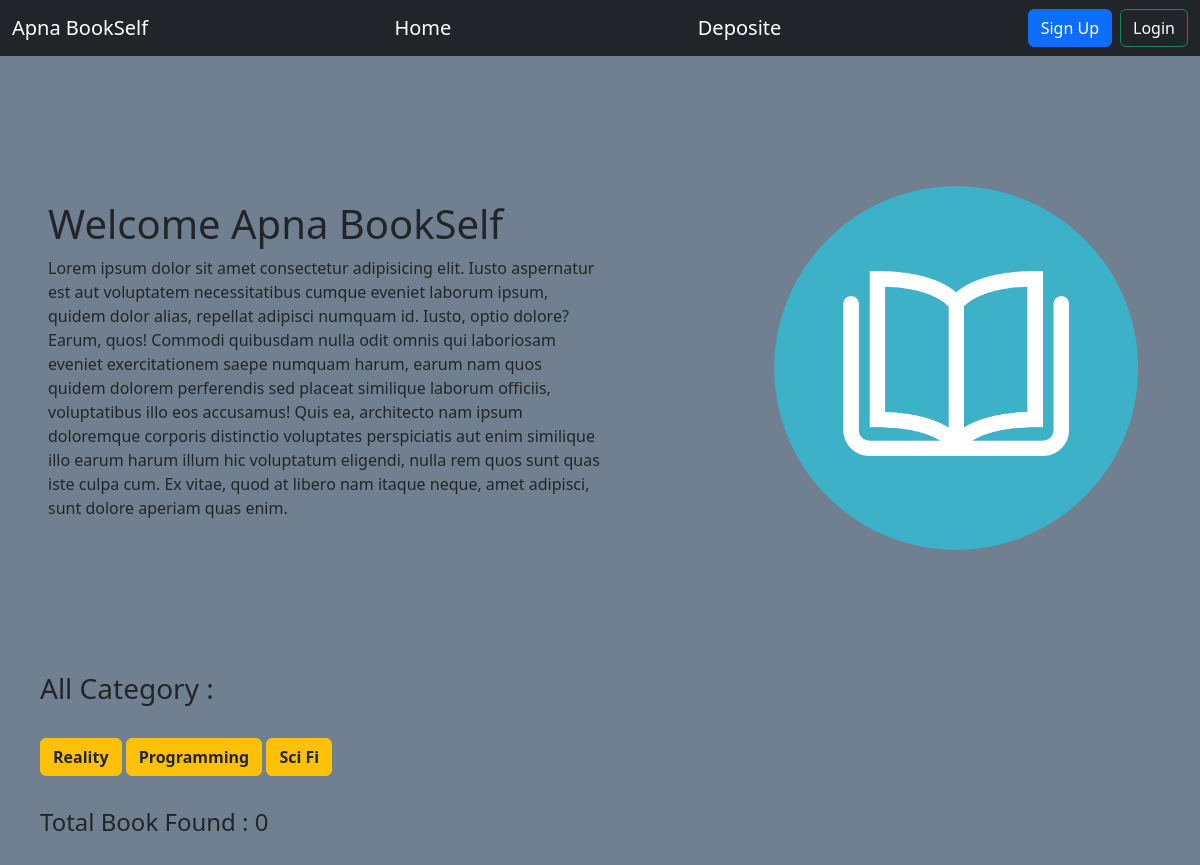
The page /book_category/programming/ on the database its author committed.
### categories/models.py (models this page shows, shortened)
class CategoryModel(models.Model):
    category_name = models.CharField(max_length=255)
    slug = models.SlugField(max_length=100, null=True, blank=True, unique=True)

### assignment5/views.py (the view)
# urls.py: 2. Add a URL to urlpatterns:  path('', views.home, name='home')
def home(request,book_category_slug=None):
    book = BookModel.objects.all()
    if book_category_slug is not None:
        category = CategoryModel.objects.get(slug=book_category_slug)
        book = BookModel.objects.filter(category=category)
    category = CategoryModel.objects.all()
    return render(request,'home.html',{'book':book,'category':category})

### templates/home.html (shortened to what this page needs)
{% extends "base.html" %}
{% load static %}
{% block content %}
<br /><br />
<div class="d-flex flex-wrap p-5 align-items-center">
  <div class="col-6">
    <h1>Welcome Apna BookSelf</h1>
    <p>
      Lorem ipsum dolor sit amet consectetur adipisicing elit. Iusto aspernatur
      est aut voluptatem necessitatibus cumque eveniet laborum ipsum, quidem
      dolor alias, repellat adipisci numquam id. Iusto, optio dolore? Earum,
      quos! Commodi quibusdam nulla odit omnis qui laboriosam eveniet
      exercitationem saepe numquam harum, earum nam quos quidem dolorem
      perferendis sed placeat similique laborum officiis, voluptatibus illo eos
      accusamus! Quis ea, architecto nam ipsum doloremque corporis distinctio
      voluptates perspiciatis aut enim similique illo earum harum illum hic
      voluptatum eligendi, nulla rem quos sunt quas iste culpa cum. Ex vitae,
      quod at libero nam itaque neque, amet adipisci, sunt dolore aperiam quas
      enim.
    </p>
  </div>
  <div class="col-6 p-3">
    <img style="width:400px; margin-left:140px" src="{% static "homepagestatic.png" %}"
    alt="homephoto.png">
  </div>
</div>
<div class="p-4">
  <div class="bg-red p-3">
    <h3>All Category :</h3>
    <br />
    {% for cate in category %}
      <thead>
        <tr>
          <button class="btn btn-warning"><th class="mx-3"><a class="text-decoration-none text-dark" href="{% url "category_wise_book" cate.slug %}"><b>{{cate.category_name}}</b></a></th></button>
        </tr>
      </thead>
      {% endfor %}
  </div>
  <div class="p-3">
    <h4>Total Book Found : {{book | length}}</h4>
    <div class="d-flex flex-wrap pt-5">
    </div>
  </div>
</div>
{% endblock content %}

### rows shown on the page
CategoryModel: category_name "Reality"
CategoryModel: category_name "Programming"
CategoryModel: category_name "Sci Fi"

### other values the page prints
{{ book | length }} "0"
